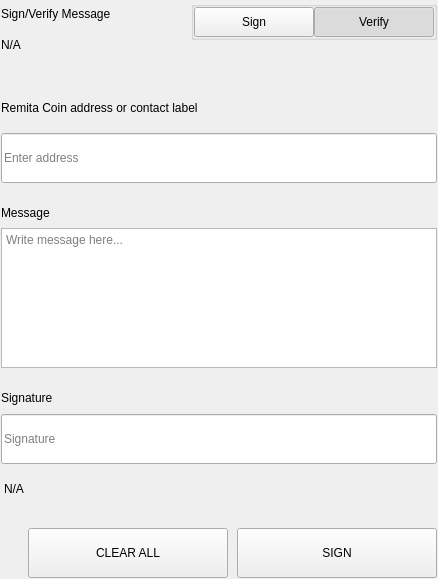
<?xml version="1.0" encoding="UTF-8"?>
<ui version="4.0">
 <class>SettingsSignMessageWidgets</class>
 <widget class="QWidget" name="SettingsSignMessageWidgets">
  <property name="geometry">
   <rect>
    <x>0</x>
    <y>0</y>
    <width>438</width>
    <height>579</height>
   </rect>
  </property>
  <property name="windowTitle">
   <string>Form</string>
  </property>
  <layout class="QVBoxLayout" name="verticalLayout">
   <property name="spacing">
    <number>0</number>
   </property>
   <property name="leftMargin">
    <number>0</number>
   </property>
   <property name="topMargin">
    <number>0</number>
   </property>
   <property name="rightMargin">
    <number>0</number>
   </property>
   <property name="bottomMargin">
    <number>0</number>
   </property>
   <item>
    <widget class="QWidget" name="left" native="true">
     <layout class="QVBoxLayout" name="verticalLayout_3">
      <property name="leftMargin">
       <number>0</number>
      </property>
      <property name="topMargin">
       <number>0</number>
      </property>
      <property name="rightMargin">
       <number>0</number>
      </property>
      <property name="bottomMargin">
       <number>0</number>
      </property>
      <item>
       <widget class="QWidget" name="container_sign" native="true">
        <layout class="QVBoxLayout" name="verticalLayout_2">
         <property name="spacing">
          <number>0</number>
         </property>
         <property name="leftMargin">
          <number>1</number>
         </property>
         <property name="topMargin">
          <number>1</number>
         </property>
         <property name="rightMargin">
          <number>1</number>
         </property>
         <property name="bottomMargin">
          <number>1</number>
         </property>
         <item>
          <layout class="QHBoxLayout" name="horizontalLayout_3" stretch="3,1">
           <property name="spacing">
            <number>40</number>
           </property>
           <item>
            <layout class="QVBoxLayout" name="verticalLayoutTitle">
             <property name="spacing">
              <number>5</number>
             </property>
             <item>
              <widget class="QLabel" name="labelTitle">
               <property name="text">
                <string>Sign/Verify Message</string>
               </property>
              </widget>
             </item>
             <item>
              <widget class="QLabel" name="labelSubtitle1">
               <property name="text">
                <string notr="true">N/A</string>
               </property>
               <property name="wordWrap">
                <bool>true</bool>
               </property>
              </widget>
             </item>
            </layout>
           </item>
           <item alignment="Qt::AlignRight|Qt::AlignTop">
            <widget class="QWidget" name="containerSwitch" native="true">
             <property name="styleSheet">
              <string notr="true">#containerSwitch{
	padding-top:9px;
}</string>
             </property>
             <layout class="QVBoxLayout" name="verticalLayout_6">
              <property name="spacing">
               <number>4</number>
              </property>
              <property name="leftMargin">
               <number>0</number>
              </property>
              <property name="topMargin">
               <number>0</number>
              </property>
              <property name="rightMargin">
               <number>0</number>
              </property>
              <property name="bottomMargin">
               <number>0</number>
              </property>
              <item alignment="Qt::AlignRight">
               <widget class="QGroupBox" name="groupBox">
                <property name="sizePolicy">
                 <sizepolicy hsizetype="Fixed" vsizetype="Preferred">
                  <horstretch>0</horstretch>
                  <verstretch>0</verstretch>
                 </sizepolicy>
                </property>
                <property name="title">
                 <string/>
                </property>
                <property name="alignment">
                 <set>Qt::AlignRight|Qt::AlignTop|Qt::AlignTrailing</set>
                </property>
                <layout class="QHBoxLayout" name="horizontalLayout_4">
                 <property name="spacing">
                  <number>0</number>
                 </property>
                 <property name="leftMargin">
                  <number>0</number>
                 </property>
                 <property name="topMargin">
                  <number>0</number>
                 </property>
                 <property name="rightMargin">
                  <number>0</number>
                 </property>
                 <property name="bottomMargin">
                  <number>0</number>
                 </property>
                 <item>
                  <widget class="QPushButton" name="pushSign">
                   <property name="minimumSize">
                    <size>
                     <width>120</width>
                     <height>30</height>
                    </size>
                   </property>
                   <property name="maximumSize">
                    <size>
                     <width>120</width>
                     <height>30</height>
                    </size>
                   </property>
                   <property name="focusPolicy">
                    <enum>Qt::NoFocus</enum>
                   </property>
                   <property name="text">
                    <string>Sign</string>
                   </property>
                   <property name="checkable">
                    <bool>true</bool>
                   </property>
                   <property name="autoExclusive">
                    <bool>true</bool>
                   </property>
                  </widget>
                 </item>
                 <item>
                  <widget class="QPushButton" name="pushVerify">
                   <property name="minimumSize">
                    <size>
                     <width>120</width>
                     <height>30</height>
                    </size>
                   </property>
                   <property name="maximumSize">
                    <size>
                     <width>120</width>
                     <height>30</height>
                    </size>
                   </property>
                   <property name="focusPolicy">
                    <enum>Qt::NoFocus</enum>
                   </property>
                   <property name="text">
                    <string>Verify</string>
                   </property>
                   <property name="checkable">
                    <bool>true</bool>
                   </property>
                   <property name="checked">
                    <bool>true</bool>
                   </property>
                   <property name="autoExclusive">
                    <bool>true</bool>
                   </property>
                  </widget>
                 </item>
                </layout>
               </widget>
              </item>
              <item alignment="Qt::AlignHCenter|Qt::AlignTop">
               <widget class="QLabel" name="labelSubtitleSwitch">
                <property name="text">
                 <string/>
                </property>
                <property name="alignment">
                 <set>Qt::AlignRight|Qt::AlignTrailing|Qt::AlignVCenter</set>
                </property>
               </widget>
              </item>
             </layout>
            </widget>
           </item>
          </layout>
         </item>
         <item>
          <spacer name="verticalSpacer_2">
           <property name="orientation">
            <enum>Qt::Vertical</enum>
           </property>
           <property name="sizeType">
            <enum>QSizePolicy::Fixed</enum>
           </property>
           <property name="sizeHint" stdset="0">
            <size>
             <width>20</width>
             <height>40</height>
            </size>
           </property>
          </spacer>
         </item>
         <item>
          <widget class="QWidget" name="containerAddress" native="true">
           <property name="sizePolicy">
            <sizepolicy hsizetype="Preferred" vsizetype="Fixed">
             <horstretch>0</horstretch>
             <verstretch>0</verstretch>
            </sizepolicy>
           </property>
           <layout class="QVBoxLayout" name="verticalLayout_5" stretch="0,0">
            <property name="spacing">
             <number>15</number>
            </property>
            <property name="leftMargin">
             <number>0</number>
            </property>
            <property name="topMargin">
             <number>0</number>
            </property>
            <property name="rightMargin">
             <number>0</number>
            </property>
            <property name="bottomMargin">
             <number>0</number>
            </property>
            <item>
             <widget class="QLabel" name="labelSubtitleAddress">
              <property name="minimumSize">
               <size>
                <width>0</width>
                <height>20</height>
               </size>
              </property>
              <property name="maximumSize">
               <size>
                <width>16777215</width>
                <height>20</height>
               </size>
              </property>
              <property name="text">
               <string>Remita Coin address or contact label</string>
              </property>
             </widget>
            </item>
            <item>
             <widget class="QLineEdit" name="addressIn_SM">
              <property name="minimumSize">
               <size>
                <width>0</width>
                <height>50</height>
               </size>
              </property>
              <property name="maximumSize">
               <size>
                <width>16777215</width>
                <height>50</height>
               </size>
              </property>
              <property name="placeholderText">
               <string>Enter address</string>
              </property>
             </widget>
            </item>
           </layout>
          </widget>
         </item>
         <item>
          <spacer name="verticalSpacer_3">
           <property name="orientation">
            <enum>Qt::Vertical</enum>
           </property>
           <property name="sizeType">
            <enum>QSizePolicy::Fixed</enum>
           </property>
           <property name="sizeHint" stdset="0">
            <size>
             <width>20</width>
             <height>20</height>
            </size>
           </property>
          </spacer>
         </item>
         <item>
          <layout class="QVBoxLayout" name="verticalLayout_9">
           <property name="spacing">
            <number>5</number>
           </property>
           <item>
            <widget class="QLabel" name="labelSubtitleMessage">
             <property name="minimumSize">
              <size>
               <width>0</width>
               <height>20</height>
              </size>
             </property>
             <property name="maximumSize">
              <size>
               <width>16777215</width>
               <height>20</height>
              </size>
             </property>
             <property name="text">
              <string>Message</string>
             </property>
            </widget>
           </item>
           <item>
            <widget class="QPlainTextEdit" name="messageIn_SM">
             <property name="minimumSize">
              <size>
               <width>0</width>
               <height>140</height>
              </size>
             </property>
             <property name="maximumSize">
              <size>
               <width>16777215</width>
               <height>140</height>
              </size>
             </property>
             <property name="placeholderText">
              <string>Write message here...</string>
             </property>
            </widget>
           </item>
          </layout>
         </item>
         <item>
          <spacer name="verticalSpacer_4">
           <property name="orientation">
            <enum>Qt::Vertical</enum>
           </property>
           <property name="sizeType">
            <enum>QSizePolicy::Fixed</enum>
           </property>
           <property name="sizeHint" stdset="0">
            <size>
             <width>20</width>
             <height>20</height>
            </size>
           </property>
          </spacer>
         </item>
         <item>
          <widget class="QWidget" name="widget" native="true">
           <property name="minimumSize">
            <size>
             <width>0</width>
             <height>75</height>
            </size>
           </property>
           <property name="maximumSize">
            <size>
             <width>16777215</width>
             <height>16777215</height>
            </size>
           </property>
           <layout class="QVBoxLayout" name="verticalLayout_4">
            <property name="leftMargin">
             <number>0</number>
            </property>
            <property name="topMargin">
             <number>0</number>
            </property>
            <property name="rightMargin">
             <number>0</number>
            </property>
            <property name="bottomMargin">
             <number>0</number>
            </property>
            <item>
             <widget class="QLabel" name="labelSubtitleSignature">
              <property name="minimumSize">
               <size>
                <width>0</width>
                <height>20</height>
               </size>
              </property>
              <property name="maximumSize">
               <size>
                <width>16777215</width>
                <height>20</height>
               </size>
              </property>
              <property name="text">
               <string>Signature</string>
              </property>
             </widget>
            </item>
            <item>
             <widget class="QLineEdit" name="signatureOut_SM">
              <property name="minimumSize">
               <size>
                <width>0</width>
                <height>50</height>
               </size>
              </property>
              <property name="placeholderText">
               <string>Signature</string>
              </property>
             </widget>
            </item>
           </layout>
          </widget>
         </item>
         <item>
          <widget class="QLabel" name="statusLabel_SM">
           <property name="styleSheet">
            <string notr="true">padding-top:5px;</string>
           </property>
           <property name="text">
            <string notr="true">N/A</string>
           </property>
          </widget>
         </item>
         <item>
          <spacer name="verticalSpacer">
           <property name="orientation">
            <enum>Qt::Vertical</enum>
           </property>
           <property name="sizeType">
            <enum>QSizePolicy::Fixed</enum>
           </property>
           <property name="sizeHint" stdset="0">
            <size>
             <width>20</width>
             <height>20</height>
            </size>
           </property>
          </spacer>
         </item>
         <item>
          <layout class="QHBoxLayout" name="horizontalLayout_7">
           <property name="spacing">
            <number>9</number>
           </property>
           <item>
            <spacer name="horizontalSpacer_5">
             <property name="orientation">
              <enum>Qt::Horizontal</enum>
             </property>
             <property name="sizeType">
              <enum>QSizePolicy::Expanding</enum>
             </property>
             <property name="sizeHint" stdset="0">
              <size>
               <width>40</width>
               <height>20</height>
              </size>
             </property>
            </spacer>
           </item>
           <item>
            <widget class="QPushButton" name="pushButtonClear">
             <property name="minimumSize">
              <size>
               <width>200</width>
               <height>50</height>
              </size>
             </property>
             <property name="focusPolicy">
              <enum>Qt::NoFocus</enum>
             </property>
             <property name="text">
              <string>CLEAR ALL</string>
             </property>
            </widget>
           </item>
           <item>
            <widget class="QPushButton" name="pushButtonSave">
             <property name="minimumSize">
              <size>
               <width>200</width>
               <height>50</height>
              </size>
             </property>
             <property name="maximumSize">
              <size>
               <width>200</width>
               <height>50</height>
              </size>
             </property>
             <property name="focusPolicy">
              <enum>Qt::NoFocus</enum>
             </property>
             <property name="text">
              <string>SIGN</string>
             </property>
            </widget>
           </item>
          </layout>
         </item>
        </layout>
       </widget>
      </item>
     </layout>
    </widget>
   </item>
  </layout>
 </widget>
 <resources/>
 <connections/>
</ui>
